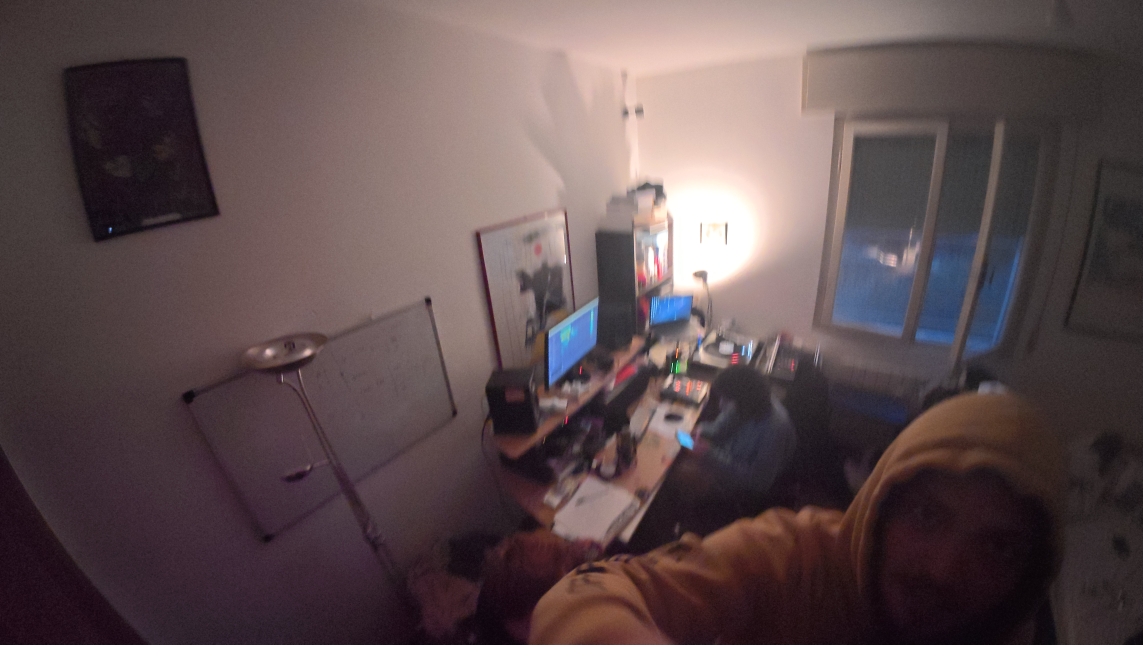
#> input picture test_filters/test.jpg, 8000 x 4512 px (shown at 1/7 size)
$ python -i __main__.py   (imports and definitions only)
#> lines starting #> are read from the running program, lines starting #| are printed output that depends on the picture
from PIL import Image
import fire
from tqdm import tqdm
import numpy as np

def filter_bitwise_or(path):
    image = Image.open(path).convert("RGB")
    image_np = np.array(image, dtype=np.uint8)

    # # Apply bitwise AND using NumPy operations
    # image_np[1:-1, 1:-1] &= 0xE0

    #  # Iterate over rows with tqdm for progress tracking
    # for i in tqdm(range(1, image_np.shape[0] - 1), desc="Processing Rows"):
    #     image_np[i, 1:-1] &= 0xE0  # Apply bitwise AND only on valid pixels

    # height, width, _ = image_np.shape
    # for y in tqdm(range(1, height - 1, 2), desc="Processing Rows"):
    #     for x in range(1, width - 1, 2):
    #         image_np[y, x] &= 0xE0  # Apply bitwise AND to every other pixel


     # Iterate over rows with tqdm for progress tracking
    for i in tqdm(range(1, image_np.shape[0] - 1), desc="Processing Rows"):
        image_np[i:-1:2, 1:-1:2] |= 0xE0  # Apply bitwise OR only on valid pixels


    # Convert back to image
    image2 = Image.fromarray(image_np, "RGB")
    return image2

def filter_bitwise_and(path):
#> called with path = '../test_filters/test.jpg'
    image = Image.open(path).convert("RGB")
#> image is the input picture: PIL image 8000x4512 RGB; mean R, G, B 93.2, 76.6, 78.5
    image_np = np.array(image, dtype=np.uint8)

    # # Apply bitwise AND using NumPy operations
    # image_np[1:-1, 1:-1] &= 0xE0

     # Iterate over rows with tqdm for progress tracking
    for i in tqdm(range(1, image_np.shape[0] - 1), desc="Processing Rows"):
        image_np[i, 1:-1] &= 0xE0  # Apply bitwise AND only on valid pixels

    # height, width, _ = image_np.shape
    # for y in tqdm(range(1, height - 1, 2), desc="Processing Rows"):
    #     for x in range(1, width - 1, 2):
    #         image_np[y, x] &= 0xE0  # Apply bitwise AND to every other pixel

    # Convert back to image
    image2 = Image.fromarray(image_np, "RGB")
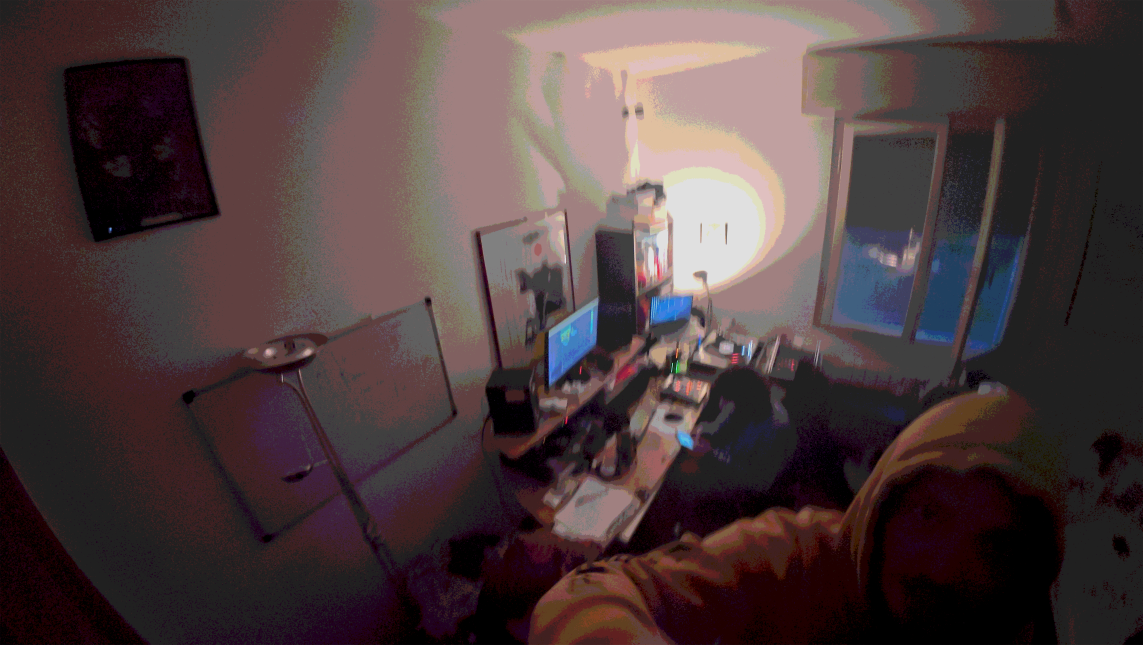
#> image2: PIL image 8000x4512 RGB (shown at 1/7 size); mean R, G, B 77.1, 61.1, 62
    return image2

def hello(filename, filter = "bitwise_and"):
    match filter:
        case 'bitwise_and':
            image = filter_bitwise_and(filename)
            _ = filename.split(".")
            f =  _[0] + "_" + filter + "." + _[1]
            image.save(f)
        case 'bitwise_or':
            image = filter_bitwise_or(filename)
            _ = filename.split(".")
            f =  _[0] + "_" + filter + "." + _[1]
            image.save(f)
# [2 lines not run here, left out]

>>> result = hello('../test_filters/test.jpg')
